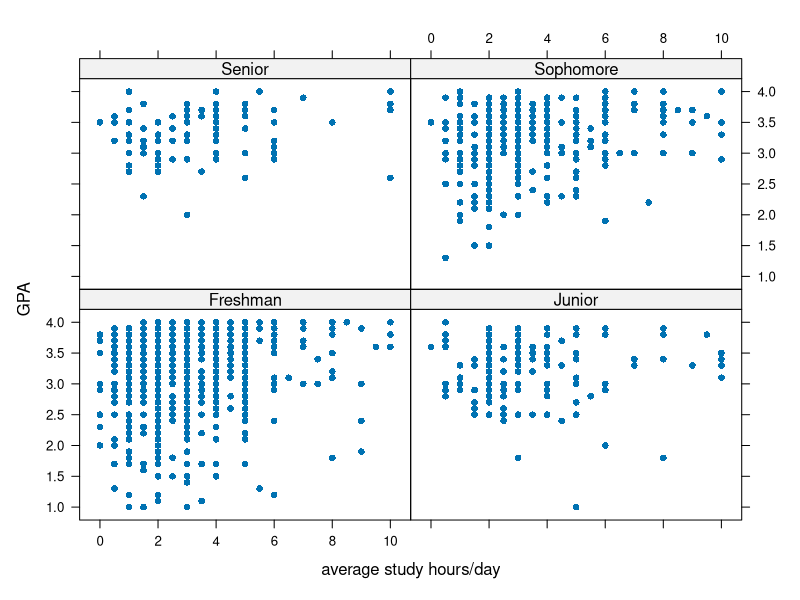
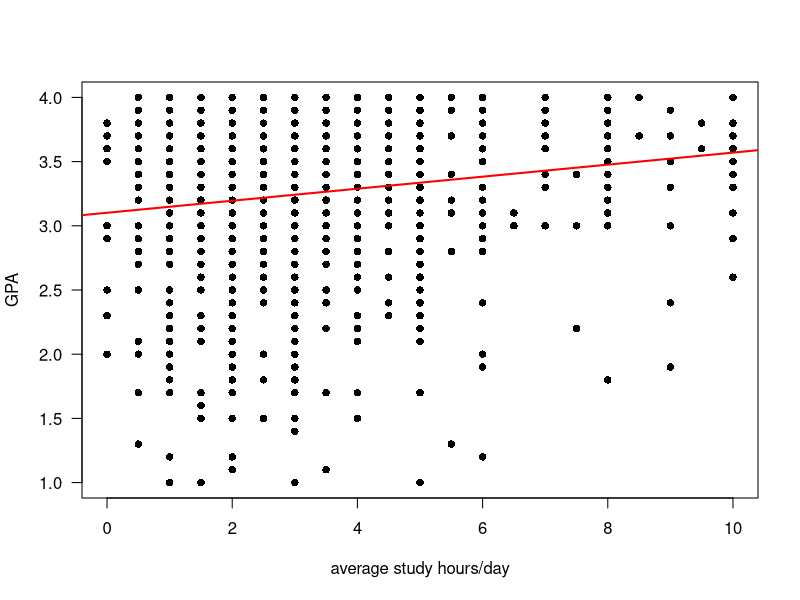
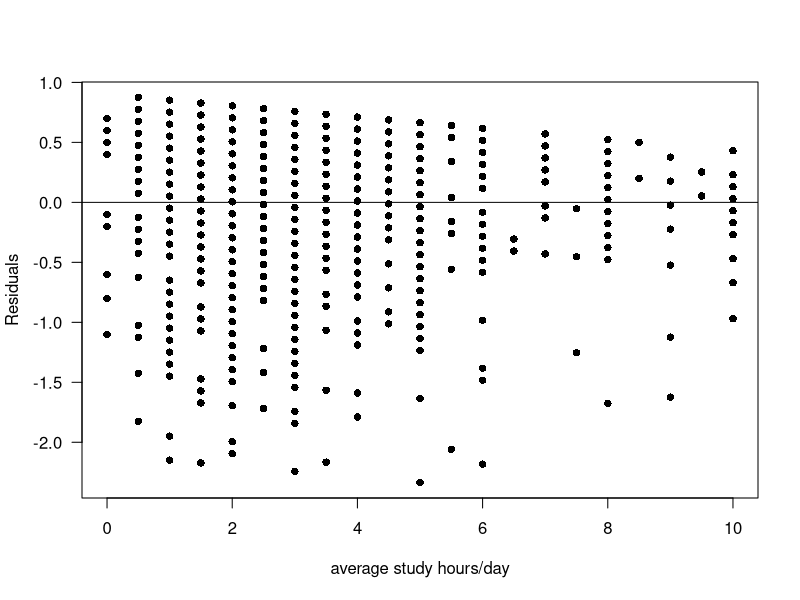

R code for these plots, in order:
## ---- chunk 1
# Disable the comments in R outputs
knitr::opts_chunk$set(comment = NA)
## ---- chunk 2
# load data 
survey <- read.csv("Stat100_200_2017spring_survey01M.csv")
## ---- chunk 3
(tbl <- table(survey$schoolYear))
## ---- chunk 4
# load the lattice package
library(lattice)

# create plots
xyplot(GPA ~ studyHr | schoolYear, data=survey, pch=16, xlab="average study hours/day")
## ---- chunk 5
# fit linear model 
fit <- lm(GPA ~ studyHr, data=survey)
summary(fit)
## ---- chunk 6
plot(GPA ~ studyHr, data=survey, las=1, pch=16, xlab="average study hours/day")
abline(fit, col="red", lwd=2)
## ---- chunk 7
# Residual plot for part (c)
plot(fit$residuals ~ survey$studyHr, xlab="average study hours/day", 
     ylab="Residuals", las=1, pch=16)
abline(h=0)
## ---- chunk 8
# subset data
survey_fr <- survey[survey$schoolYear=="Freshman",]
survey_so <- survey[survey$schoolYear=="Sophomore",]
survey_jr <- survey[survey$schoolYear=="Junior",]
survey_sr <- survey[survey$schoolYear=="Senior",]

# fit linear models
fit_fr <- lm(GPA ~ studyHr, data=survey_fr)
fit_so <- lm(GPA ~ studyHr, data=survey_so)
fit_jr <- lm(GPA ~ studyHr, data=survey_jr)
fit_sr <- lm(GPA ~ studyHr, data=survey_sr)

# look at the models
summary(fit_fr)
summary(fit_so)
summary(fit_jr)
summary(fit_sr)
## ---- chunk 9
(GPA_pred <- predict(fit_sr, newdata=data.frame(studyHr=1.5)))
## ---- chunk 10
# linear model
fit_hours <- lm(studyHr ~ GPA, data=survey_sr)

# make prediction
(studyHr_pred <- predict(fit_hours, newdata=data.frame(GPA=GPA_pred)))
